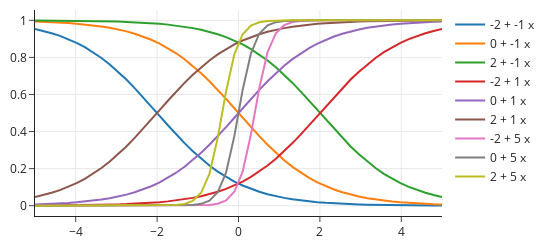

Notebook code cell kept with this figure:
### Markdown cell above
To help build your intuition for the shape of this function, the following plot shows the logistic function as we vary $\theta_0$ and $\theta_1$:

### Code cell
fig = go.Figure()
for theta1 in [-1,1, 5]:
    for theta0 in [-2, 0, 2]:
        fig.add_trace(go.Scatter(name=f"{theta0} + {theta1} x", 
                                 x=t, y=logistic(theta0 + theta1*t)))
        
fig.update_layout(width=550, height=250)        
fig
